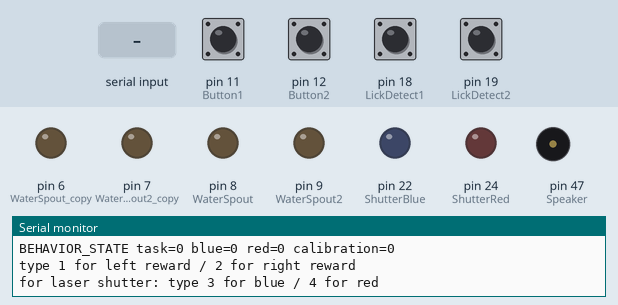
Recording of a sketch running on a simulated Arduino Mega 2560, built with avr-gcc and run on an emulated ATmega2560. Parts: output pins drawn as LEDs (lit = HIGH), buzzer (waves = sounding), the last lines printed to the serial monitor. Dashed ring = blinking. The inputs (shaded band) are chosen by the test bench; at power-on: pin 18 (LickDetect1), pin 19 (LickDetect2) HIGH, pin 11 (Button1), pin 12 (Button2) LOW.

Above: at 1.2 s.
1.3 s: pin 12 (Button2) pulled HIGH for 0.15 s
At 4.2 s:
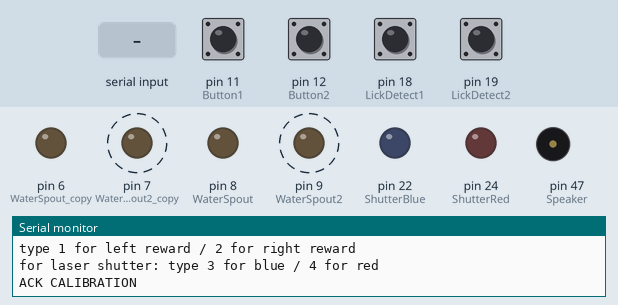
4.3 s: "9\n" received over Serial
At 5.3 s:
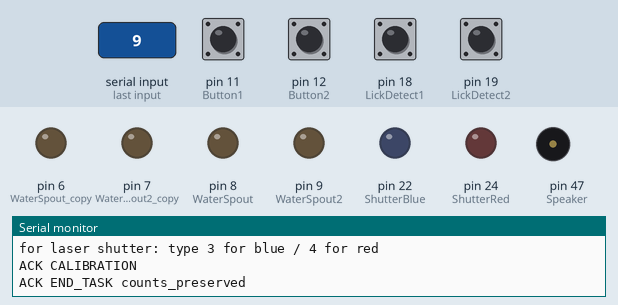
5.8 s: byte 53 ('5') received over Serial
At 6.7 s:
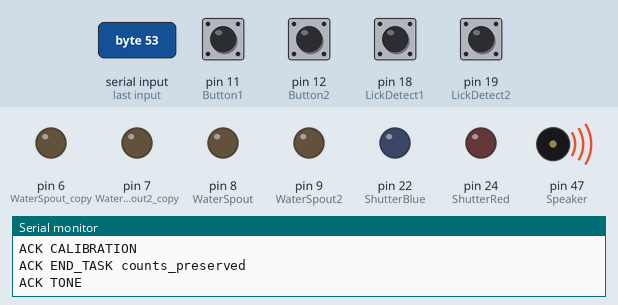
Timing chart, 0 to 17.3 s (numbered marks = the images above; inputs shaded):
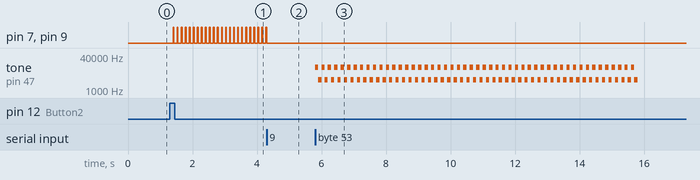

The sketch:

Shun_Manual_Check_opto.ino
```cpp
// Important Parameters for the task that can be changed ////

unsigned long RewardSizeLeft = 10;
unsigned long RewardSizeRight = 25;

int num_repeat = 200; // number of free rewards per command (push button or serial command)


const byte Speaker = 47; //speaker output pin
const byte LickDetect1 = 18; //left lick detection
const byte LickDetect2 = 19; //right lick detection
const byte WaterSpout = 8; //left spout solenoid
const byte WaterSpout2 = 9; //right spout solenoid
const byte WaterSpout_copy = 6; //copy left spout solenoid for data recording device
const byte WaterSpout2_copy = 7; //copy right spout solenoid for data recording device
const byte Button = 53; //start-stop button
const byte Button1 = 11; //left spout manual activation
const byte Button2 = 12; //right spout manual activation
const byte CameraTrigger = 21; //camera trigger
const byte StartStop = 30; //start-stop session output pin
const byte Laser = 51; //start-stop session output pin
const byte ShutterBlue = 22; //1=blue shutter open, 0=closed
const byte ShutterRed = 24; //1=red shutter open, 0=closed

int ButtonStatus1 = 0;
int ButtonStatus2 = 0;
unsigned long DummyButton1 = 0;
unsigned long DummyButton2 = 0;

int GoCueFreq = 12000;
int NoGoCueFreq = 3000;

char SerialInput = '0'; //for incoming serial data

// GUI manual-control settings. This hardware-check sketch has no airpuff or task.
#define Idle 0
static int state = Idle;
unsigned long UnitRewardSize = 25;
unsigned long SmallRewardSize = 10;
unsigned long BigRewardSize = 25;
unsigned long ShortToneDuration = 500;
#define LeftCueFreq GoCueFreq
#define CalibrationRepeats num_repeat
unsigned long CalibrationIntervalMs = 100;
unsigned long BluePatternPulseMs = 5;
unsigned long BluePatternPeriodMs = 50;
unsigned int BluePatternPulseCount = 25;
unsigned long RedPatternPulseMs = 5;
unsigned long RedPatternPeriodMs = 50;
unsigned int RedPatternPulseCount = 25;
int LeftOutcomeButton = 0;
int RightOutcomeButton = 0;
int ManualPositiveNum = 0;
int ManualNegativeNum = 0;
unsigned int checkToneSteps = 0;
unsigned long checkToneChanged = 0;
#define BEHAVIOR_HAS_AIR 0
#define BEHAVIOR_HAS_TASK 0
#define BEHAVIOR_HAS_TONE_COPIES 0
#define BEHAVIOR_SHUTTER_OPEN HIGH
#define BEHAVIOR_SHUTTER_CLOSED LOW
#define BEHAVIOR_LEGACY_REWARD_BIG 1
#define BEHAVIOR_LEGACY_SECOND_TONE 0
#define BEHAVIOR_CUSTOM_LEGACY
bool behaviorHandleLegacy(char command);
#include "BehaviorManual.h"

void setup()
{
  Serial.begin(115200);

  pinMode(Button, INPUT);

  pinMode(WaterSpout, OUTPUT);
  pinMode(WaterSpout2, OUTPUT);
  pinMode(WaterSpout_copy, OUTPUT);
  pinMode(WaterSpout2_copy, OUTPUT);
  pinMode(Button1, INPUT);
  pinMode(Button2, INPUT);
  pinMode(Speaker, OUTPUT);
  noTone(Speaker);
  pinMode(LickDetect1, INPUT);
  pinMode(LickDetect2, INPUT);
  pinMode(ShutterBlue, OUTPUT);
  pinMode(ShutterRed, OUTPUT);

  digitalWrite(WaterSpout, LOW);
  digitalWrite(WaterSpout2, LOW);
  digitalWrite(WaterSpout_copy, LOW);
  digitalWrite(WaterSpout2_copy, LOW);
  digitalWrite(ShutterBlue, LOW);
  digitalWrite(ShutterRed, LOW);
  noTone(Speaker);

  behaviorCapabilities();
  behaviorReportState();

  Serial.println("type 1 for left reward / 2 for right reward");
  Serial.println("for laser shutter: type 3 for blue / 4 for red");
}

// Legacy 1/2 and physical buttons still calibrate the left/right spout.
void checkCalibration(bool left, unsigned long interval) {
  if (behaviorCalibrating || behaviorWater.active || checkToneSteps) {
    Serial.println("ERR BUSY stop the calibration/manual stimulus first");
    return;
  }
  behaviorHandleCommand('c');
  if (behaviorCalibrating) {
    behaviorCalibrationValve = left ? WaterSpout : WaterSpout2;
    behaviorCalibrationCopy = left ? WaterSpout_copy : WaterSpout2_copy;
    behaviorCalibrationSize = left ? RewardSizeLeft : RewardSizeRight;
    behaviorCalibrationInterval = interval;
  }
}

bool behaviorHandleLegacy(char command) {
  if (command == '1' || command == '2') {
    checkCalibration(command == '1', 100);
    return true;
  }
  if (command == '5') {
    if (behaviorCalibrating || checkToneSteps) {
      Serial.println("ERR BUSY stop calibration/tone first");
      return true;
    }
    checkToneSteps = 100; // Original 50 alternating pairs at 100 ms per tone.
    checkToneChanged = millis();
    tone(Speaker, GoCueFreq);
    Serial.println("ACK TONE");
    return true;
  }
  // Keep GUI stimuli from competing with the legacy tone sequence.
  if (checkToneSteps && command != 'x' && command != '9') {
    Serial.println("ERR BUSY tone sequence in progress");
    return true;
  }
  return false;
}

void loop() {
  behaviorReadSerial();
  behaviorUpdateManual();
  if (checkToneSteps && millis() - checkToneChanged >= 100) {
    checkToneChanged = millis();
    if (--checkToneSteps) tone(Speaker, checkToneSteps % 2 ? NoGoCueFreq : GoCueFreq);
    else noTone(Speaker);
  }
  int left = digitalRead(Button1);
  int right = digitalRead(Button2);
  if (left && !ButtonStatus1) checkCalibration(true, 50);
  if (right && !ButtonStatus2) checkCalibration(false, 100);
  ButtonStatus1 = left;
  ButtonStatus2 = right;
  if (digitalRead(LickDetect1) == LOW) Serial.println("Left lick detected");
  if (digitalRead(LickDetect2) == LOW) Serial.println("Right lick detected");
}

void behaviorStartTask() {} // No automated task in this hardware-check sketch.
void behaviorStopTask() {
  state = Idle;
  checkToneSteps = 0;
  behaviorStopOutputs();
}
```

BehaviorManual.h
```cpp
#ifndef NEURODAP_BEHAVIOR_MANUAL_H
#define NEURODAP_BEHAVIOR_MANUAL_H
// Keep all standalone copies of this header identical.
// Each sketch is self-contained for Arduino IDE and temporary GUI builds.
#ifndef BEHAVIOR_LEGACY_SECOND_TONE
#define BEHAVIOR_LEGACY_SECOND_TONE (!BEHAVIOR_LEGACY_REWARD_BIG)
#endif
#ifndef BEHAVIOR_SHUTTER_OPEN
#define BEHAVIOR_SHUTTER_OPEN LOW
#define BEHAVIOR_SHUTTER_CLOSED HIGH
#endif
#ifndef BEHAVIOR_TASK_VALID
#define BEHAVIOR_TASK_VALID true
#endif
#ifndef BEHAVIOR_HAS_WATER
#define BEHAVIOR_HAS_WATER 1
#endif
#ifndef BEHAVIOR_HAS_AIR
#define BEHAVIOR_HAS_AIR 1
#endif
#ifndef BEHAVIOR_HAS_TONE
#define BEHAVIOR_HAS_TONE 1
#endif
#ifndef BEHAVIOR_HAS_TONE_COPIES
#define BEHAVIOR_HAS_TONE_COPIES 1
#endif
#ifndef BEHAVIOR_HAS_BLUE
#define BEHAVIOR_HAS_BLUE 1
#endif
#ifndef BEHAVIOR_HAS_RED
#define BEHAVIOR_HAS_RED 1
#endif
#ifndef BEHAVIOR_HAS_TASK
#define BEHAVIOR_HAS_TASK 1
#endif
void behaviorStartTask();
void behaviorStopTask();

struct BehaviorPulse {
  bool active;
  unsigned long started;
  unsigned long duration;
};
struct BehaviorPattern {
  bool active;
  bool on;
  unsigned long changed;
  unsigned int remaining;
};
BehaviorPulse behaviorWater = {false, 0, 0};
BehaviorPulse behaviorAir = {false, 0, 0};
BehaviorPattern behaviorBlue = {false, false, 0, 0};
BehaviorPattern behaviorRed = {false, false, 0, 0};
bool behaviorToneActive = false;
unsigned long behaviorToneStarted = 0;
bool behaviorCalibrating = false;
unsigned int behaviorCalibrationDelivered = 0;
unsigned long behaviorCalibrationChanged = 0;
bool behaviorCalibrationWaterOn = false;
#if BEHAVIOR_HAS_WATER
byte behaviorCalibrationValve = WaterSpout2;
byte behaviorCalibrationCopy = WaterSpout2_copy;
unsigned long behaviorCalibrationSize = 0;
unsigned int behaviorCalibrationRepeats = 0;
unsigned long behaviorCalibrationInterval = 0;
#endif

void behaviorReportState() {
  Serial.print("BEHAVIOR_STATE task="); Serial.print(state != Idle ? 1 : 0);
  Serial.print(" blue=");
#if BEHAVIOR_HAS_BLUE
  Serial.print((digitalRead(ShutterBlue) == BEHAVIOR_SHUTTER_OPEN || behaviorBlue.active) ? 1 : 0);
#else
  Serial.print(0);
#endif
  Serial.print(" red=");
#if BEHAVIOR_HAS_RED
  Serial.print((digitalRead(ShutterRed) == BEHAVIOR_SHUTTER_OPEN || behaviorRed.active) ? 1 : 0);
#else
  Serial.print(0);
#endif
  Serial.print(" calibration="); Serial.println(behaviorCalibrating ? 1 : 0);
}

void behaviorCapabilities() {
  Serial.println("BEHAVIOR_CONTROLS 1");
}

void behaviorStopOutputs() {
  // Cancel actuator work, not recorded session or calibration counts.
  behaviorWater.active = false;
  behaviorAir.active = false;
  behaviorBlue.active = false;
  behaviorRed.active = false;
  behaviorToneActive = false;
  behaviorCalibrating = false;
  behaviorCalibrationWaterOn = false;
#if BEHAVIOR_HAS_WATER
  LeftOutcomeButton = 0;
  RightOutcomeButton = 0;
  digitalWrite(WaterSpout, LOW);
  digitalWrite(WaterSpout_copy, LOW);
  digitalWrite(WaterSpout2, LOW);
  digitalWrite(WaterSpout2_copy, LOW);
#endif
#if BEHAVIOR_HAS_AIR
  digitalWrite(Airpuff, LOW);
  digitalWrite(Airpuff_copy, LOW);
#endif
#if BEHAVIOR_HAS_BLUE
  digitalWrite(ShutterBlue, BEHAVIOR_SHUTTER_CLOSED);
#endif
#if BEHAVIOR_HAS_RED
  digitalWrite(ShutterRed, BEHAVIOR_SHUTTER_CLOSED);
#endif
#if BEHAVIOR_HAS_TONE
  noTone(Speaker);
#if BEHAVIOR_HAS_TONE_COPIES
  digitalWrite(SpeakerLeft_copy, LOW);
  digitalWrite(SpeakerRight_copy, LOW);
#endif
#endif
}

void behaviorBeginTone() {
#if BEHAVIOR_HAS_TONE
  behaviorToneActive = true;
  behaviorToneStarted = millis();
  tone(Speaker, LeftCueFreq);
#if BEHAVIOR_HAS_TONE_COPIES
  digitalWrite(SpeakerLeft_copy, HIGH);
#endif
#endif
}

bool behaviorStartPattern(BehaviorPattern &pattern, byte pin, unsigned long pulse,
                          unsigned long period, unsigned int count) {
  if (pulse == 0 || period < pulse || count == 0) {
    Serial.println("ERR PATTERN_INVALID check pulse width, period, and count");
    return false;
  }
  pattern.active = true;
  pattern.on = true;
  pattern.changed = millis();
  pattern.remaining = count;
  digitalWrite(pin, BEHAVIOR_SHUTTER_OPEN);
  return true;
}

void behaviorUpdatePattern(BehaviorPattern &pattern, byte pin,
                           unsigned long pulse, unsigned long period) {
  if (!pattern.active) return;
  unsigned long duration = pattern.on ? pulse : period - pulse;
  if (millis() - pattern.changed < duration) return;
  pattern.changed = millis();
  if (pattern.on) {
    digitalWrite(pin, BEHAVIOR_SHUTTER_CLOSED);
    pattern.on = false;
    if (--pattern.remaining == 0) {
      pattern.active = false;
      Serial.println(&pattern == &behaviorBlue ? "DONE BLUE_PATTERN" : "DONE RED_PATTERN");
    }
  } else {
    digitalWrite(pin, BEHAVIOR_SHUTTER_OPEN);
    pattern.on = true;
  }
}

void behaviorUpdateManual() {
#if BEHAVIOR_HAS_WATER
  if (behaviorWater.active && millis() - behaviorWater.started >= behaviorWater.duration) {
    digitalWrite(WaterSpout2, LOW);
    digitalWrite(WaterSpout2_copy, LOW);
    behaviorWater.active = false;
    Serial.print("Manual reward\t");
    Serial.print(behaviorWater.started);
    Serial.print("\t");
    Serial.println(behaviorWater.duration);
  }
#endif
#if BEHAVIOR_HAS_AIR
  if (behaviorAir.active && millis() - behaviorAir.started >= behaviorAir.duration) {
    digitalWrite(Airpuff, LOW);
    digitalWrite(Airpuff_copy, LOW);
    behaviorAir.active = false;
    Serial.print("Manual punishment\t");
    Serial.print(behaviorAir.started);
    Serial.print("\t");
    Serial.println(behaviorAir.duration);
  }
#endif
#if BEHAVIOR_HAS_TONE
  if (behaviorToneActive && millis() - behaviorToneStarted >= ShortToneDuration) {
    noTone(Speaker);
#if BEHAVIOR_HAS_TONE_COPIES
    digitalWrite(SpeakerLeft_copy, LOW);
#endif
    behaviorToneActive = false;
  }
#endif
#if BEHAVIOR_HAS_BLUE
  behaviorUpdatePattern(behaviorBlue, ShutterBlue, BluePatternPulseMs, BluePatternPeriodMs);
#endif
#if BEHAVIOR_HAS_RED
  behaviorUpdatePattern(behaviorRed, ShutterRed, RedPatternPulseMs, RedPatternPeriodMs);
#endif
#if BEHAVIOR_HAS_WATER
  if (behaviorCalibrating) {
    unsigned long duration = behaviorCalibrationWaterOn ? behaviorCalibrationSize : behaviorCalibrationInterval;
    if (millis() - behaviorCalibrationChanged >= duration) {
      behaviorCalibrationChanged = millis();
      if (behaviorCalibrationWaterOn) {
        digitalWrite(behaviorCalibrationValve, LOW);
        digitalWrite(behaviorCalibrationCopy, LOW);
        behaviorCalibrationWaterOn = false;
        ++behaviorCalibrationDelivered;
        if (behaviorCalibrationDelivered >= behaviorCalibrationRepeats) {
          behaviorCalibrating = false;
          Serial.print("DONE CALIBRATION deliveries=");
          Serial.println(behaviorCalibrationDelivered);
        }
      } else {
        digitalWrite(behaviorCalibrationValve, HIGH);
        digitalWrite(behaviorCalibrationCopy, HIGH);
        behaviorCalibrationWaterOn = true;
      }
    }
  }
#endif
}

void behaviorHandleCommand(char command) {
  if (command == '\r' || command == '\n' || command == ' ') return;
  if (command == '?') { behaviorCapabilities(); behaviorReportState(); return; }
#ifdef BEHAVIOR_CUSTOM_LEGACY
  if (behaviorHandleLegacy(command)) return;
#endif
  // Preserve legacy digit meanings; the GUI uses the unambiguous letters.
  if (command == '1') command = BEHAVIOR_LEGACY_REWARD_BIG ? 'W' : 'w';
  if (command == '2') command = BEHAVIOR_LEGACY_SECOND_TONE ? 't' : 'p';
  if (command == '3') command = 'b';
  if (command == '4') command = 'r';
  if (command == '5') command = 'f';
  if (command == '6') command = 'F';
  if (command == '7') command = 'c';
  if (command == '8') command = 's';
  if (command == '9') command = 'x';
  if ((!BEHAVIOR_HAS_WATER && (command == 'w' || command == 'W' || command == 'c')) ||
      (!BEHAVIOR_HAS_AIR && command == 'p') || (!BEHAVIOR_HAS_TONE && command == 't') ||
      (!BEHAVIOR_HAS_BLUE && (command == 'b' || command == 'B' || command == 'f')) ||
      (!BEHAVIOR_HAS_RED && (command == 'r' || command == 'R' || command == 'F')) ||
      (!BEHAVIOR_HAS_TASK && command == 's')) {
    Serial.println("ERR UNSUPPORTED this sketch does not define that output/task");
    return;
  }
  if (command == 'x') {
    behaviorStopTask();
    Serial.println("ACK END_TASK counts_preserved");
    return;
  }
  if (command == 'B' || command == 'R') {
#if BEHAVIOR_HAS_BLUE
    if (command == 'B') { behaviorBlue.active = false; digitalWrite(ShutterBlue, BEHAVIOR_SHUTTER_CLOSED); }
#endif
#if BEHAVIOR_HAS_RED
    if (command == 'R') { behaviorRed.active = false; digitalWrite(ShutterRed, BEHAVIOR_SHUTTER_CLOSED); }
#endif
    Serial.println(command == 'B' ? "ACK BLUE_CLOSE" : "ACK RED_CLOSE");
    return;
  }
  if (command != 'w' && command != 'W' && command != 'p' && command != 't' &&
      command != 'b' && command != 'r' && command != 'f' && command != 'F' &&
      command != 'c' && command != 's') {
    Serial.println("ERR UNKNOWN_COMMAND");
    return;
  }
  // Prevent manual stimuli and calibration from competing with trial outputs.
  if (state != Idle || behaviorCalibrating) {
    Serial.println("ERR BUSY stop the task/calibration before manual stimuli or restart");
    return;
  }
  if (command == 's') {
    if (!BEHAVIOR_TASK_VALID) {
      Serial.println("ERR TASK_CONFIG blue task stimulation conflicts with paAIP2");
      return;
    }
    behaviorStopOutputs();
    behaviorStartTask();
    Serial.println("ACK START_TASK");
    return;
  }
  if (command == 'w' || command == 'W') {
#if BEHAVIOR_HAS_WATER
    if (behaviorWater.active) { Serial.println("ERR WATER_BUSY"); return; }
    behaviorWater.active = true;
    behaviorWater.started = millis();
    behaviorWater.duration = command == 'w' ? SmallRewardSize : BigRewardSize;
    ++ManualPositiveNum;
    digitalWrite(WaterSpout2, HIGH);
    digitalWrite(WaterSpout2_copy, HIGH);
    Serial.println(command == 'w' ? "ACK SMALL_REWARD" : "ACK LARGE_REWARD");
#endif
  } else if (command == 'p') {
#if BEHAVIOR_HAS_AIR
    if (behaviorAir.active) { Serial.println("ERR AIR_BUSY"); return; }
    behaviorAir.active = true;
    behaviorAir.started = millis();
    behaviorAir.duration = SmallPunishSize;
    ++ManualNegativeNum;
    digitalWrite(Airpuff, HIGH);
    digitalWrite(Airpuff_copy, HIGH);
    Serial.println("ACK PUNISHMENT");
#endif
  } else if (command == 't') {
    behaviorBeginTone();
    Serial.println("ACK TONE");
  } else if (command == 'b' || command == 'r') {
#if BEHAVIOR_HAS_BLUE
    if (command == 'b') { behaviorBlue.active = false; digitalWrite(ShutterBlue, BEHAVIOR_SHUTTER_OPEN); }
#endif
#if BEHAVIOR_HAS_RED
    if (command == 'r') { behaviorRed.active = false; digitalWrite(ShutterRed, BEHAVIOR_SHUTTER_OPEN); }
#endif
    Serial.println(command == 'b' ? "ACK BLUE_OPEN" : "ACK RED_OPEN");
  } else if (command == 'f') {
#if BEHAVIOR_HAS_BLUE
    if (behaviorStartPattern(behaviorBlue, ShutterBlue, BluePatternPulseMs, BluePatternPeriodMs, BluePatternPulseCount))
      Serial.println("ACK BLUE_PATTERN");
#endif
  } else if (command == 'F') {
#if BEHAVIOR_HAS_RED
    if (behaviorStartPattern(behaviorRed, ShutterRed, RedPatternPulseMs, RedPatternPeriodMs, RedPatternPulseCount))
      Serial.println("ACK RED_PATTERN");
#endif
  } else if (command == 'c') {
#if BEHAVIOR_HAS_WATER
    if (behaviorWater.active || CalibrationRepeats == 0 || UnitRewardSize == 0) {
      Serial.println("ERR CALIBRATION_BUSY_OR_INVALID");
      return;
    }
    behaviorCalibrationValve = WaterSpout2;
    behaviorCalibrationCopy = WaterSpout2_copy;
    behaviorCalibrationSize = UnitRewardSize;
    behaviorCalibrationRepeats = CalibrationRepeats;
    behaviorCalibrationInterval = CalibrationIntervalMs;
    behaviorCalibrating = true;
    behaviorCalibrationDelivered = 0; // reset only when explicitly starting a new calibration
    behaviorCalibrationWaterOn = false;
    behaviorCalibrationChanged = millis();
    Serial.println("ACK CALIBRATION");
#endif
  }
}

void behaviorReadSerial() {
  // Bound work per loop so output timers still run under continuous input.
  for (byte n = 0; n < 16 && Serial.available() > 0; ++n) {
    behaviorHandleCommand((char)Serial.read());
  }
}
// Used by legacy task tones, which otherwise block serial stop handling.
bool behaviorWait(unsigned long duration) {
  unsigned long began = millis();
  while (true) {
    if (Serial.available() > 0) {
      char command = (char)Serial.read();
      if (command == 'x' || command == '9' || command == '?') behaviorHandleCommand(command);
      else if (command != '\r' && command != '\n' && command != ' ')
        Serial.println("ERR BUSY task tone in progress");
    }
    if (state == Idle) return false;
    if (millis() - began >= duration) return true;
    delay(1);
  }
}
#endif
```

Measured:
- after the input at 1.3 s, pin 7 (WaterSpout2_copy), pin 9 (WaterSpout2): alternates HIGH for 0.02 s and LOW for 0.10 s, starting after 0.10 s
- after the input at 4.3 s, pin 7 (WaterSpout2_copy), pin 9 (WaterSpout2): stops changing and stays LOW
- after the input at 5.8 s, tone on pin 47 (Speaker): silent → 12000 Hz at once, then repeats every 0.20 s: 3000 Hz 0.10 s, 12000 Hz 0.10 s, until it stays silent from 15.8 s
